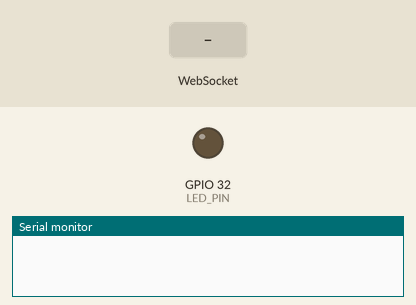
The program below on a simulated ESP32. Shown: output pins drawn as LEDs (lit = HIGH), the last lines printed to the serial monitor. Inputs (shaded band) come from the test bench. WiFi joins after 1.5 s; servers stay silent unless stated; not simulated (calls return 0 or success): secrets.h.

Above: at 0.1 s.
At 3.2 s:
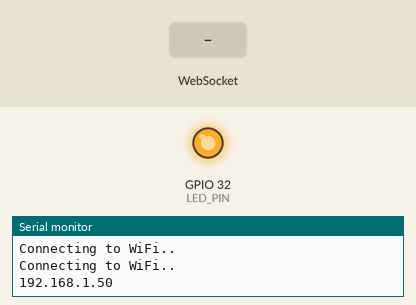
3.3 s: WebSocket text "STATE" received
Timing chart, 0 to 6.3 s (numbered marks = the images above; inputs shaded):
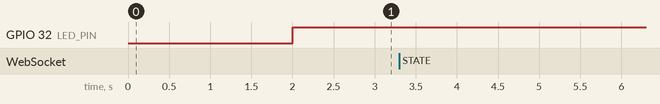

The program:

main.cpp
```cpp
#include <Arduino.h>
#include <WiFi.h>
#include <AsyncTCP.h>
#include <ESPAsyncWebServer.h>
#include <SPIFFS.h>

#include "secrets.h"

const int LED_PIN = 32;
bool LED_STATE = HIGH;

AsyncWebServer server(80);
AsyncWebSocket ws("/ws");

void notifyClients() {
  ws.textAll(String(LED_STATE));
}

void handleWebSocketMessage(void *arg, uint8_t *data, size_t len) {
  AwsFrameInfo *info = (AwsFrameInfo*)arg;
  if (info->final && info->index == 0 && info->len == len && info->opcode == WS_TEXT) {
    data[len] = 0;
    if (strcmp((char*)data, "toggle") == 0) {
      LED_STATE = !LED_STATE;
      notifyClients();
    }
  }
}

void onEvent(AsyncWebSocket *server, AsyncWebSocketClient *client, AwsEventType type,
             void *arg, uint8_t *data, size_t len) {
  switch (type) {
    case WS_EVT_CONNECT:
      Serial.printf("WebSocket client #%u connected from %s\n", client->id(), client->remoteIP().toString().c_str());
      break;
    case WS_EVT_DISCONNECT:
      Serial.printf("WebSocket client #%u disconnected\n", client->id());
      break;
    case WS_EVT_DATA:
      handleWebSocketMessage(arg, data, len);
      break;
    case WS_EVT_PONG:
    case WS_EVT_ERROR:
      break;
  }
}

void initWebSocket() {
  ws.onEvent(onEvent);
  server.addHandler(&ws);
}

String processor(const String& var){
  Serial.println(var);
  if(var == "STATE"){
    if (LED_STATE){
      return "ON";
    }
    else{
      return "OFF";
    }
  }
  return String();
}

void setup() {
     // Serial port for debugging purposes
  Serial.begin(115200);

  pinMode(LED_PIN, OUTPUT);
  digitalWrite(LED_PIN, LOW);

  // Connect to Wi-Fi
  WiFi.begin(WiFi_SSID, WiFi_PWD);
  while (WiFi.status() != WL_CONNECTED) {
    delay(1000);
    Serial.println("Connecting to WiFi..");
  }

  // Print ESP Local IP Address
  Serial.println(WiFi.localIP());

  initWebSocket();

  // Route for root / web page
  server.on("/", HTTP_GET, [](AsyncWebServerRequest *request){
    if(!SPIFFS.begin()) return;
    request->send(SPIFFS, "/index.html", "text/html", false, processor);
  });
  server.serveStatic("/", SPIFFS, "/");

  // Start server
  server.begin();
}

void loop() {
    ws.cleanupClients();
    digitalWrite(LED_PIN, LED_STATE);
}
```
